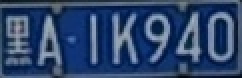
#> input picture enhance_imgae_moudle/黑A1K940_0.jpg, 121 x 39 px (shown 2 times larger); its folder holds only this picture in this run
$ python -i plate_enhancer.py   (imports and definitions only)   (older library calls are emulated)
#> lines starting #> are read from the running program, lines starting #| are printed output that depends on the picture
#> further down, picture is the input picture: shape (39, 121, 3); mean B, G, R 107.7, 69.3, 45.7
### enhance_imgae_moudle/noise_reducer.py
"""
噪声减少模块
提供多种去噪算法，专门针对车牌图像优化
"""

import cv2
import numpy as np
from typing import Optional, Tuple
import logging


class NoiseReducer:
    """
    噪声减少器
    提供多种去噪算法来清理车牌图像
    """

    def __init__(self):
        self.logger = logging.getLogger(__name__)

    def reduce_noise(self, image: np.ndarray, method: str = 'bilateral',
                     strength: str = 'medium') -> np.ndarray:
        """
        减少图像噪声

        Args:
            image: 输入图像
            method: 去噪方法 ('gaussian', 'bilateral', 'median', 'non_local_means', 'morphological')
            strength: 去噪强度 ('light', 'medium', 'strong')

        Returns:
            去噪后的图像
        """
        if method == 'gaussian':
            return self._gaussian_denoising(image, strength)
        elif method == 'bilateral':
            return self._bilateral_denoising(image, strength)
        elif method == 'median':
            return self._median_denoising(image, strength)
        elif method == 'non_local_means':
            return self._non_local_means_denoising(image, strength)
        elif method == 'morphological':
            return self._morphological_denoising(image, strength)
        else:
            raise ValueError(f"未支持的去噪方法: {method}")

    # [19 lines left out: function _gaussian_denoising, not called in this run]

    def _bilateral_denoising(self, image: np.ndarray, strength: str) -> np.ndarray:
        """双边滤波去噪"""
        params = {
            'light': {'d': 5, 'sigma_color': 50, 'sigma_space': 50},
            'medium': {'d': 9, 'sigma_color': 75, 'sigma_space': 75},
            'strong': {'d': 13, 'sigma_color': 100, 'sigma_space': 100}
        }

        param = params.get(strength, params['medium'])

        denoised = cv2.bilateralFilter(
            image,
            param['d'],
            param['sigma_color'],
            param['sigma_space']
        )

        return denoised

    # [260 lines left out: functions _median_denoising, _non_local_means_denoising, _morphological_denoising, remove_salt_pepper_noise, remove_gaussian_noise, adaptive_denoising and 6 more, not called in this run]

### enhance_imgae_moudle/image_processor.py
"""
图像处理辅助模块
提供基础的图像处理功能，支持车牌图像的预处理
"""

import cv2
import numpy as np
from typing import Tuple, Optional, Union
import logging


class ImageProcessor:
    """
    图像处理器
    提供基础的图像处理功能
    """

    def __init__(self):
        self.logger = logging.getLogger(__name__)

    # [309 lines left out: functions resize_image, _resize_with_aspect_ratio, rotate_image, correct_skew, enhance_local_contrast, _apply_local_contrast and 4 more, not called in this run]

### enhance_imgae_moudle/plate_enhancer.py
"""
车牌图像增强主模块
集成多种图像增强技术，专门针对车牌识别优化
"""

import cv2
import numpy as np
from typing import Tuple, Optional, List
import logging
import os
import glob
from pathlib import Path
from image_processor import ImageProcessor
from noise_reducer import NoiseReducer


class PlateEnhancer:
    """
    车牌图像增强器
    提供多种增强策略来提高车牌识别准确性
    """

    def __init__(self, config: Optional[dict] = None):
        """
        初始化车牌增强器

        Args:
            config: 配置参数字典
        """
        self.config = config or self._get_default_config()
        self.image_processor = ImageProcessor()
        self.noise_reducer = NoiseReducer()
        self.logger = logging.getLogger(__name__)

    def _get_default_config(self) -> dict:
        """获取默认配置"""
        return {
            'enable_adaptive_thresholding': False,  # 关闭二值化，保持原始颜色
            'enable_contrast_enhancement': True,  # 保留对比度增强
            'enable_noise_reduction': True,  # 保留降噪
            'enable_perspective_correction': False,  # 关闭透视校正，避免过度处理
            'enable_sharpening': True,  # 保留锐化，提高清晰度
            'enable_brightness_normalization': True,  # 保留亮度标准化
            'target_height': 64,  # 目标高度
            'clahe_clip_limit': 1.5,  # 更温和的CLAHE强度，避免过度增强
            'gaussian_kernel_size': 3,
            'bilateral_d': 9,
            'bilateral_sigma_color': 75,
            'bilateral_sigma_space': 75,
        }

    def enhance_plate_image(self, image: np.ndarray, enhancement_level: str = 'medium') -> np.ndarray:
        """
        增强车牌图像

        Args:
            image: 输入图像 (BGR格式)
            enhancement_level: 增强级别 ('light', 'medium', 'strong')

        Returns:
            增强后的图像
        """
        if image is None or image.size == 0:
            raise ValueError("输入图像为空")

        enhanced_image = image.copy()

        try:
            # 1. 尺寸标准化
            enhanced_image = self._normalize_size(enhanced_image)

            # 2. 亮度和对比度标准化
            if self.config['enable_brightness_normalization']:
                enhanced_image = self._normalize_brightness_contrast(enhanced_image)

            # 3. 噪声减少
            if self.config['enable_noise_reduction']:
                enhanced_image = self.noise_reducer.reduce_noise(enhanced_image, method='bilateral')

            # 4. 对比度增强
            if self.config['enable_contrast_enhancement']:
                enhanced_image = self._enhance_contrast(enhanced_image, enhancement_level)

            # 5. 锐化处理
            if self.config['enable_sharpening']:
                enhanced_image = self._sharpen_image(enhanced_image, enhancement_level)

            # 6. 自适应阈值化
            if self.config['enable_adaptive_thresholding']:
                enhanced_image = self._apply_adaptive_threshold(enhanced_image)

            # 7. 透视校正
            if self.config['enable_perspective_correction']:
                enhanced_image = self._correct_perspective(enhanced_image)

            return enhanced_image

        except Exception as e:
            self.logger.error(f"图像增强过程中发生错误: {e}")
            return image

    def _normalize_size(self, image: np.ndarray) -> np.ndarray:
        """标准化图像尺寸"""
        height, width = image.shape[:2]
#> height = 39; width = 121
        target_height = self.config['target_height']

        if height != target_height:
            aspect_ratio = width / height
#> aspect_ratio = 3.1
            target_width = int(target_height * aspect_ratio)
#> target_width = 198
            image = cv2.resize(image, (target_width, target_height), interpolation=cv2.INTER_CUBIC)
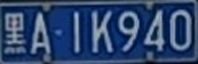
#> image: shape (64, 198, 3); mean of channels 0, 1, 2 107.8, 69.3, 45.8; drawn as B, G, R

        return image

    def _normalize_brightness_contrast(self, image: np.ndarray) -> np.ndarray:
        """自适应亮度和对比度标准化"""
        # 转换为灰度图进行分析
        if len(image.shape) == 3:
            gray = cv2.cvtColor(image, cv2.COLOR_BGR2GRAY)
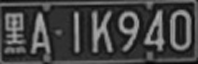
#> gray: shape (64, 198); min 4, max 175, mean 66.7
        else:
            gray = image.copy()

        # 计算图像统计信息
        mean_brightness = np.mean(gray)
#> mean_brightness = 66.68
        std_contrast = np.std(gray)
#> std_contrast = 40.75
        median_brightness = np.median(gray)
#> median_brightness = 49

        # 检测过度曝光（太亮）
        bright_pixel_ratio = np.sum(gray > 200) / gray.size
#> bright_pixel_ratio = 0
        very_bright_pixel_ratio = np.sum(gray > 240) / gray.size
#> very_bright_pixel_ratio = 0

        # 检测过度曝光的图像，减少或跳过处理
        if very_bright_pixel_ratio > 0.3 or mean_brightness > 200:
            self.logger.info(
                f"检测到过度曝光图像 (亮度均值: {mean_brightness:.1f}, 过亮像素比例: {very_bright_pixel_ratio:.3f})")
            # 对于过度曝光的图像，只进行轻微的对比度增强
            if std_contrast < 20:  # 只有对比度很低时才增强
                alpha = 1.1  # 轻微增强对比度
                beta = -10  # 轻微降低亮度
                enhanced = cv2.convertScaleAbs(image, alpha=alpha, beta=beta)
                # 确保不超出范围
                enhanced = np.clip(enhanced, 0, 255)
                return enhanced
            else:
                return image  # 直接返回原图

        # 检测过暗图像
        dark_pixel_ratio = np.sum(gray < 50) / gray.size
#> dark_pixel_ratio = 0.514
        if mean_brightness < 80 and dark_pixel_ratio > 0.4:
            self.logger.info(f"检测到过暗图像 (亮度均值: {mean_brightness:.1f})")
            # 对于过暗图像，增加亮度
            target_brightness = 120
            brightness_factor = target_brightness - mean_brightness
#> brightness_factor = 53.32
            # 限制亮度调整幅度
            brightness_factor = np.clip(brightness_factor, 0, 60)
        else:
            # 正常图像的自适应调整
            if mean_brightness > 160:
                # 偏亮图像，目标亮度设低一些
                target_brightness = max(140, mean_brightness - 20)
            elif mean_brightness < 100:
                # 偏暗图像，目标亮度设高一些
                target_brightness = min(120, mean_brightness + 30)
            else:
                # 中等亮度图像
                target_brightness = 128

            brightness_factor = target_brightness - mean_brightness
            # 限制调整幅度，避免过度调整
            brightness_factor = np.clip(brightness_factor, -30, 40)

        # 自适应对比度调整
        if std_contrast < 20:
            # 低对比度，需要增强
            target_contrast = 40
        elif std_contrast > 80:
            # 高对比度，轻微增强或保持
            target_contrast = min(std_contrast * 1.1, 90)
        else:
            # 中等对比度
            target_contrast = 50

        # 计算对比度因子
        if std_contrast > 0:
            contrast_factor = target_contrast / std_contrast
#> contrast_factor = 1.23
            # 限制对比度调整幅度
            contrast_factor = np.clip(contrast_factor, 0.8, 2.0)
        else:
            contrast_factor = 1.0

        # 应用调整
        enhanced = cv2.convertScaleAbs(image, alpha=contrast_factor, beta=brightness_factor)
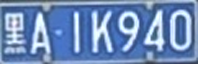
#> enhanced: shape (64, 198, 3); mean of channels 0, 1, 2 183.2, 138.3, 109.5; drawn as B, G, R

        # 最终安全检查，防止过度曝光
        if len(enhanced.shape) == 3:
            check_gray = cv2.cvtColor(enhanced, cv2.COLOR_BGR2GRAY)
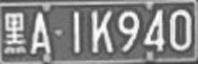
#> check_gray: shape (64, 198); min 58, max 254, mean 134.8
        else:
            check_gray = enhanced

        final_bright_ratio = np.sum(check_gray > 240) / check_gray.size
#> final_bright_ratio = 0.0322
        if final_bright_ratio > 0.2:
            # 如果处理后仍有太多过亮像素，混合原图
            alpha = 0.7
            enhanced = cv2.addWeighted(image, 1 - alpha, enhanced, alpha, 0)
            self.logger.info("检测到处理后过度曝光，与原图混合")

        return enhanced

    def _enhance_contrast(self, image: np.ndarray, level: str) -> np.ndarray:
        """自适应对比度增强"""
#> called with level = 'medium'
        # 分析图像亮度分布
        if len(image.shape) == 3:
            gray = cv2.cvtColor(image, cv2.COLOR_BGR2GRAY)
        else:
            gray = image.copy()

        mean_brightness = np.mean(gray)
#> mean_brightness = 134.7
        std_contrast = np.std(gray)
#> std_contrast = 47.22
        very_bright_pixel_ratio = np.sum(gray > 240) / gray.size
#> very_bright_pixel_ratio = 0.00489

        # 基础clip_limit值
        base_clip_limits = {
            'light': 1.5,
            'medium': 2.0,
            'strong': 2.5
        }
        base_clip_limit = base_clip_limits.get(level, 2.0)

        # 根据图像特征自适应调整clip_limit
        if very_bright_pixel_ratio > 0.2 or mean_brightness > 180:
            # 过亮图像：降低clip_limit，避免过度增强
            clip_limit = base_clip_limit * 0.5
            self.logger.info(f"过亮图像，降低CLAHE强度至 {clip_limit:.2f}")
        elif mean_brightness < 80:
            # 过暗图像：可以使用更高的clip_limit
            clip_limit = base_clip_limit * 1.3
            self.logger.info(f"过暗图像，提高CLAHE强度至 {clip_limit:.2f}")
        elif std_contrast < 20:
            # 低对比度图像：需要更强的增强
            clip_limit = base_clip_limit * 1.2
        else:
            # 正常图像
            clip_limit = base_clip_limit

        # 确保clip_limit在合理范围内
        clip_limit = np.clip(clip_limit, 0.5, 4.0)

        if len(image.shape) == 3:
            # 彩色图像，在LAB颜色空间中处理
            lab = cv2.cvtColor(image, cv2.COLOR_BGR2LAB)
#> lab: shape (64, 198, 3); mean of channels 0, 1, 2 144.7, 130.6, 100.9

            # 对于过亮图像，减小tile_grid_size以获得更局部的处理
            if very_bright_pixel_ratio > 0.2:
                tile_grid_size = (16, 16)  # 更小的tile获得更精细的控制
            else:
                tile_grid_size = (8, 8)

            clahe = cv2.createCLAHE(clipLimit=clip_limit, tileGridSize=tile_grid_size)
            l_channel = lab[:, :, 0]

            # 对于过亮图像，只在暗区域应用CLAHE
            if very_bright_pixel_ratio > 0.2:
                # 创建掩膜，只在非过亮区域应用增强
                mask = gray < 200
                enhanced_l = l_channel.copy()
                if np.any(mask):
                    enhanced_l[mask] = clahe.apply(l_channel)[mask]
                lab[:, :, 0] = enhanced_l
            else:
                lab[:, :, 0] = clahe.apply(l_channel)
#> lab: shape (64, 198, 3); mean of channels 0, 1, 2 177.6, 130.6, 100.9
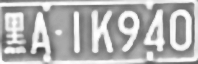
#> l_channel: shape (64, 198); min 61, max 255, mean 177.6

            enhanced = cv2.cvtColor(lab, cv2.COLOR_LAB2BGR)
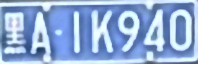
#> enhanced: shape (64, 198, 3); mean B, G, R 214.4, 172.4, 145
        else:
            # 灰度图像
            if very_bright_pixel_ratio > 0.2:
                tile_grid_size = (16, 16)
            else:
                tile_grid_size = (8, 8)

            clahe = cv2.createCLAHE(clipLimit=clip_limit, tileGridSize=tile_grid_size)

            if very_bright_pixel_ratio > 0.2:
                # 只在非过亮区域应用增强
                mask = gray < 200
                enhanced = image.copy()
                if np.any(mask):
                    enhanced[mask] = clahe.apply(image)[mask]
            else:
                enhanced = clahe.apply(image)

        # 后处理：检查是否产生过度增强
        if len(enhanced.shape) == 3:
            check_gray = cv2.cvtColor(enhanced, cv2.COLOR_BGR2GRAY)
        else:
            check_gray = enhanced

        final_bright_ratio = np.sum(check_gray > 245) / check_gray.size
#> final_bright_ratio = 0.0522
        if final_bright_ratio > 0.15:
            # 如果增强后产生太多极亮像素，与原图混合
            alpha = 0.6
            enhanced = cv2.addWeighted(image, 1 - alpha, enhanced, alpha, 0)
            self.logger.info("CLAHE处理后检测到过度增强，与原图混合")

        return enhanced

    def _sharpen_image(self, image: np.ndarray, level: str) -> np.ndarray:
        """图像锐化 - 针对车牌识别优化的温和锐化"""
#> called with level = 'medium'
        # 使用更温和的锐化核，避免过度锐化产生噪声
        kernels = {
            'light': np.array([[0, -0.3, 0], [-0.3, 2.2, -0.3], [0, -0.3, 0]]),
            'medium': np.array([[0, -0.5, 0], [-0.5, 3, -0.5], [0, -0.5, 0]]),
            'strong': np.array([[-0.5, -0.5, -0.5], [-0.5, 5, -0.5], [-0.5, -0.5, -0.5]])
        }

        kernel = kernels.get(level, kernels['medium'])
        enhanced = cv2.filter2D(image, -1, kernel)
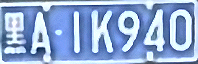
#> enhanced: shape (64, 198, 3); mean B, G, R 210.9, 171, 144.8

        # 混合原图和锐化图，避免过度锐化
        alpha = 0.8  # 锐化强度
        enhanced = cv2.addWeighted(image, 1 - alpha, enhanced, alpha, 0)

        return enhanced

    # [320 lines left out: functions _apply_adaptive_threshold, _correct_perspective, _order_points, batch_enhance, get_enhancement_preview, batch_enhance_directory and 2 more, not called in this run]

>>> import cv2
>>> picture = cv2.imread('黑A1K940_0.jpg')
>>> result = PlateEnhancer().enhance_plate_image(picture)
